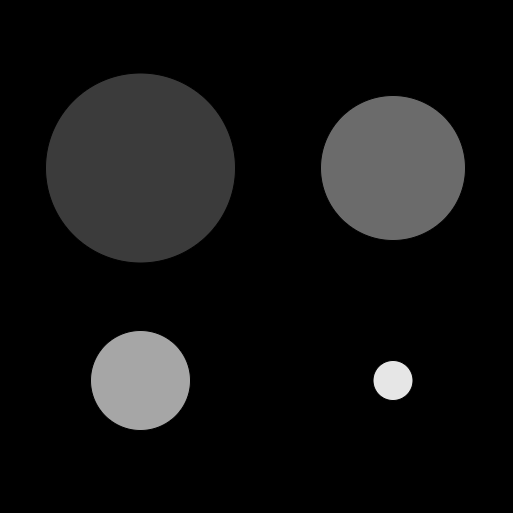
#> input picture test images/intensity_circle.png, 513 x 513 px, found by its file name
$ python ActiveContourROF.py
#> lines starting #> are read from the running program, lines starting #| are printed output that depends on the picture; after the words box and inside, x2 and y2 are one past the last pixel; in counts of white or black regions, pixels touching at a corner belong together
"""
Author: Jochem Mullink
Date: 1/5/2020
Title: ActiveContourROF

Description: This is an implementation of a decomposition
algorithm described in "Fast global minimization of
the active contour/snake model", Bresson et al, 2005.
This algorithm if based on the ROF-model. It decomposes
the image in two parts. One part (u) has small total variation
and the other part (v) has small l1-norm.
"""

import numpy as np

def gradient(x):
    """Calculate gradient from x"""
    return np.gradient(x)

def div(p1,p2):
    """Calculate the divergence between p1 and p2
    """
    shape = p1.shape
    diff0 = np.diff(np.concatenate((np.zeros((1,shape[1])),p1),axis=0),axis=0)
    diff1 = np.diff(np.concatenate((np.zeros((shape[0],1)),p2),axis=1),axis=1)
    return diff0 + diff1

def iteration(p1,p2,dt,v,theta1,g):
    """Calculate next iteration of total_variation"""
    divp = div(p1,p2)
    gradp = gradient(divp - v/theta1)
    return (p1 + dt*gradp[0])/(1 + dt/g*np.abs(gradp[0])),(p2 + dt*gradp[1])/(1 + dt/g*np.abs(gradp[1]))

def _total_variation(v, theta1, g, dt=1/16, maxit=10, tol=1.):
    """Solves minimization problem 1 from page 5.
    min_u TV(u) + ||u-v||_2
    """
    shape = v.shape
    p1 = np.zeros(shape)
    p2 = np.zeros(shape)

    p1_old = p1
    p2_old = p2
    i  = 0
    eps = tol + 1.

    while (i < maxit) & (tol < eps):
        p1, p2 = iteration(p1,p2,dt,v,theta1,g)

        i += 1
        eps = np.linalg.norm(p1-p1_old) + np.linalg.norm(p2-p2_old)
        p1_old = p1
        p2_old = p2
    return v - theta1 * div(p1,p2), i

def _lasso(diff, c):
    """Solves minimization problem 2 from page 5.
    """
    v = np.zeros(diff.shape)

    mask = diff >= c
    v[mask] = diff[mask] - c

    mask = diff <= c
    v[mask] = diff[mask] + c
    return v

def _wavelet(diff, c):

    import pywt
    coeffs = pywt.wavedec2(diff, 'db1')

    for index, coef in enumerate(coeffs):
        if type(coef) == tuple:
            coef = list(coef)
            coef = [pywt.threshold(array,lambda1*theta1) for array in coef]
            coef = tuple(coef)
            coeffs[index] = coef
        else:
            coef = pywt.threshold(coef, c)
            coeffs[index] = coef
    return pywt.waverec2(coeffs,'db1')

def _tikhonov(diff, c):
    """Solves minimization problem 2 from page 5.
    """
    return diff/(1+c)

def ActiveContourROF(image,
                     filter_type = 'tikhonov',
                     lambda1=0.1,
                     theta1=1.0,
                     epsilon=0.1,
                     maxit =100,
                     beta = None
                     ):
    """


    Parameters
    ----------
    image : np.array
        Gray values of input image
    lambda1 : float, optional
        A regularization parameter that limits the L1-norm of v. The default is 0.1.
    theta1 : float, optional
        A regularization parameter that decreases the effect of the data fidelity term.
        The default is 1.0.
    epsilon : float, optional
        Convergence criterion. The default is 0.1.
    maxit : int, optional
        Maximum number of iterations. The default is 100.

    Returns
    -------
    u,v

    """

    shape = image.shape

    if len(shape) != 2:
        raise ValueError("Input image should be a 2D array.")

    image = image - np.min(image)
    if np.max(image) != 0:
        image = image / np.max(image)

    i = 0

    gimage = gradient(image)

    if beta == None:
        g = np.ones(image.shape)
    else:
        g = 1/(1+(gimage[0]**2 + gimage[1]**2))

    new_u = np.zeros(shape)
    new_v = np.zeros(shape)
    difference = epsilon + 1.0

    while (i < maxit) & (difference > epsilon):
        i += 1

        old_u = new_u
        old_v = new_v

        diff = image - new_v
        new_u, _ = _total_variation(diff,theta1,g,maxit=60)

        diff = image - new_u

        if filter_type == 'tikhonov':
            new_v = _tikhonov(diff, c=lambda1*theta1)
        elif filter_type == 'wavelet':
            new_v = _wavelet(diff, c=lambda1*theta1)
        elif filter_type == 'lasso':
            new_v = _lasso(diff, c=lambda1*theta1)

        difference = max([np.linalg.norm(new_v-old_v,ord=1),np.linalg.norm(new_u-old_u,ord=1)])

    return new_u, new_v

if __name__ == '__main__':
    import matplotlib.pyplot as plt
    from skimage import color, io


    img = io.imread('intensity_circle.png')
#> img is the input picture: shape (513, 513, 4); mean R, G, B, A 18.8, 18.8, 18.8, 255
    # img = io.imread('CT38_13.jpg')

    img = color.rgb2gray(img)
#> img: shape (513, 513) float64
    image = img - np.mean(img)


    image = image - np.min(image)
    if np.max(image) != 0:
        image = image / np.max(image)

    image[image>0.01] = 1
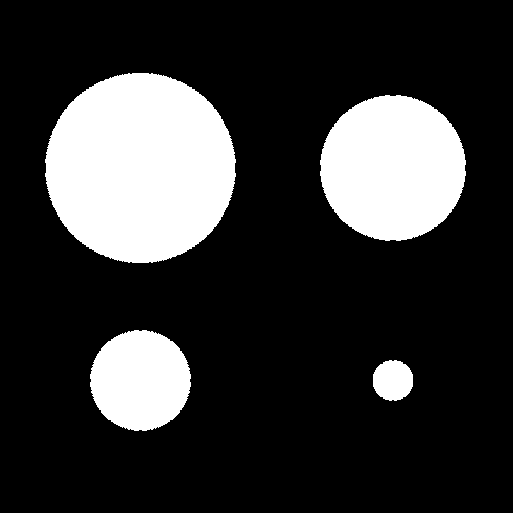
#> image: shape (513, 513) float64; min 0, max 1, mean 0.207
    image[image<=0.01] = 0
#> image: shape (513, 513) float64; values 0 (black) and 1 (white), 20.7% white; 4 white regions, box (x1, y1, x2, y2) and area: (45, 73, 236, 263) 28462, (320, 95, 466, 241) 16672, (90, 330, 191, 431) 7961, (373, 360, 413, 401) 1308


    # Feel free to play around with the parameters to see how they impact the result
    n_iterations = 10
    lambda1 = 0.1
    theta1 = .1
    beta = 1
    filter_type = 'lasso'
    u, v = ActiveContourROF(image,
                            filter_type = filter_type,
                            lambda1=lambda1,
                            theta1=theta1,
                            maxit=n_iterations,
                            beta = beta)
#> in ActiveContourROF, `gimage = gradient(image)`: gimage = 2 items
#> in ActiveContourROF, `g = 1/(1+(gimage[0]**2 + gimage[1]**2))`:
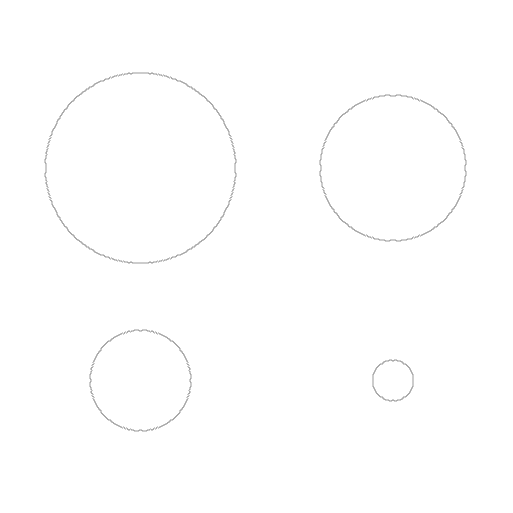
#> g: shape (513, 513) float64; min 0.667, max 1, mean 0.997
#> the loop in ActiveContourROF, `while (i < maxit) & (difference > epsilon):` made 10 passes
#> difference on passes 1 to 6: 291.3, 6.22, 7.8, 6.63, 13.71, 7.73
#> pass 1, in div (call 2), `diff0 = np.diff(np.concatenate((np.zeros((1,shape[1])),p1),axis=0),axi..`:
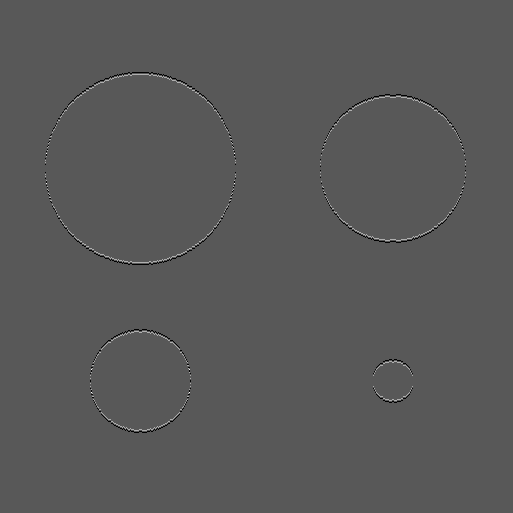
#> diff0: shape (513, 513) float64; min -0.225, max 0.426, mean -6.75e-21; drawn with min black and max white
#> pass 1, in div (call 2), `diff1 = np.diff(np.concatenate((np.zeros((shape[0],1)),p2),axis=1),axi..`:
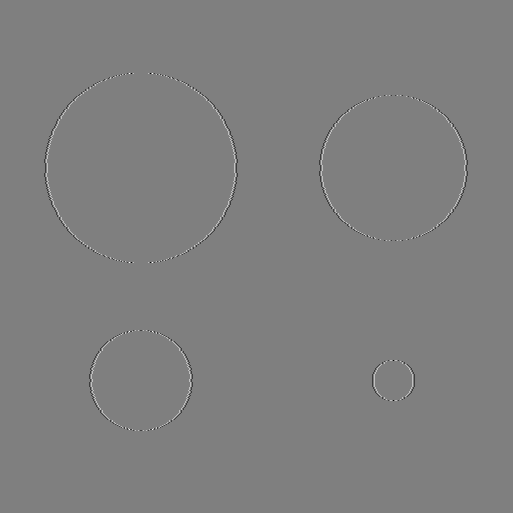
#> diff1: shape (513, 513) float64; min -0.426, max 0.426, mean -7.38e-22; drawn with min black and max white
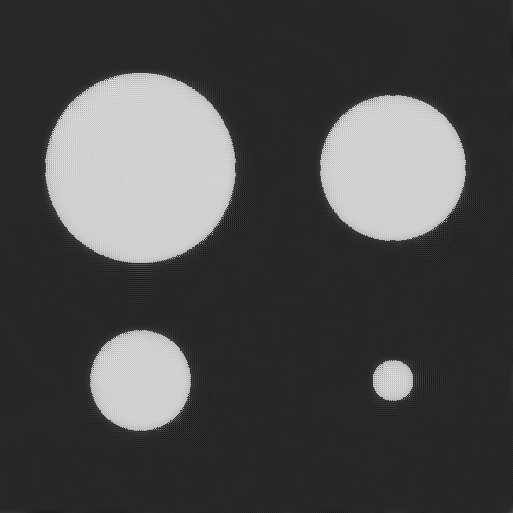
#> u: shape (513, 513) float64; min -0.246, max 1.26, mean 0.196; drawn with min black and max white

    fig, axes = plt.subplots(1, 3, figsize=(8, 8))
    ax = axes.flatten()


    ax[0].imshow(image, cmap="gray")
    ax[0].set_axis_off()
    ax[0].set_title("Original Image", fontsize=12)

    ax[1].imshow(u, cmap="gray")
    ax[1].set_axis_off()
    title = "u - {} iterations".format(n_iterations)
    ax[1].set_title(title, fontsize=12)

    ax[2].imshow(v, cmap="gray")
    ax[2].set_axis_off()
    ax[2].set_title("v", fontsize=12)

    fig.tight_layout()
    plt.show()

$ run again, with test images/fourshapes.png copied over test images/intensity_circle.png
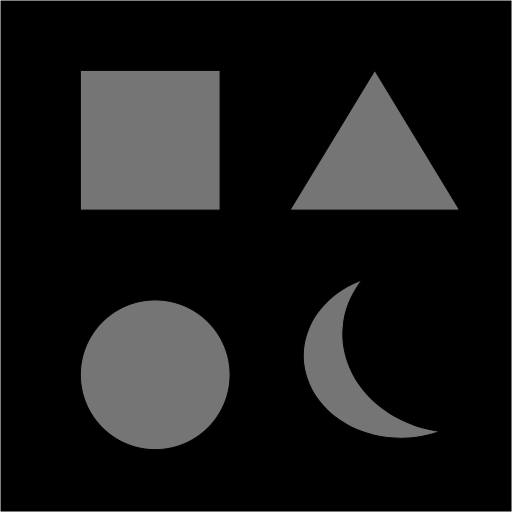
#> input picture test images/fourshapes.png, 513 x 513 px, found by its file name
#> img is the input picture: shape (513, 513, 4); mean R, G, B, A 24.2, 24.2, 24.2, 253
#> img: shape (513, 513) float64
#> `image[image>0.01] = 1`:
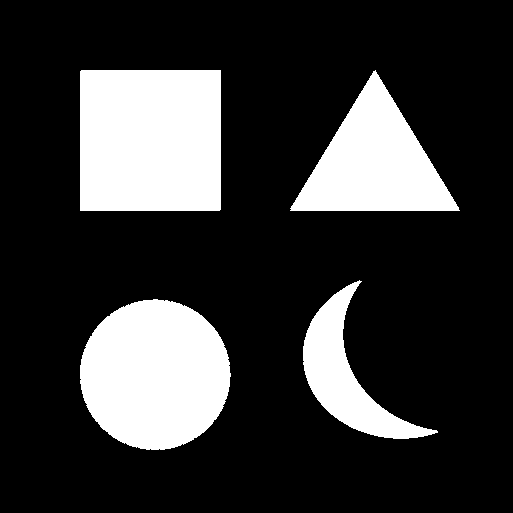
#> image: shape (513, 513) float64; min 0, max 1, mean 0.215
#> gimage = 2 items
#> the loop in ActiveContourROF, `while (i < maxit) & (difference > epsilon):` made 10 passes
#> difference on passes 1 to 6: 292.4, 10.26, 8.75, 7.39, 12.36, 8.4
#> `u, v = ActiveContourROF(image, filter_type = filter_type, lambda1=lamb..`:
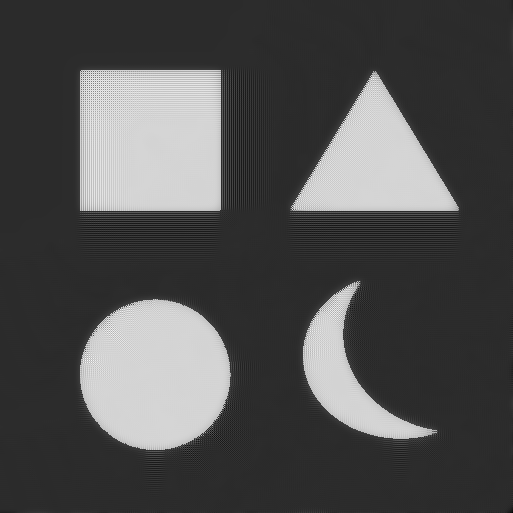
#> u: shape (513, 513) float64; min -0.271, max 1.24, mean 0.205; drawn with min black and max white

$ run again, with test images/twocircles.jpg saved as test images/intensity_circle.png
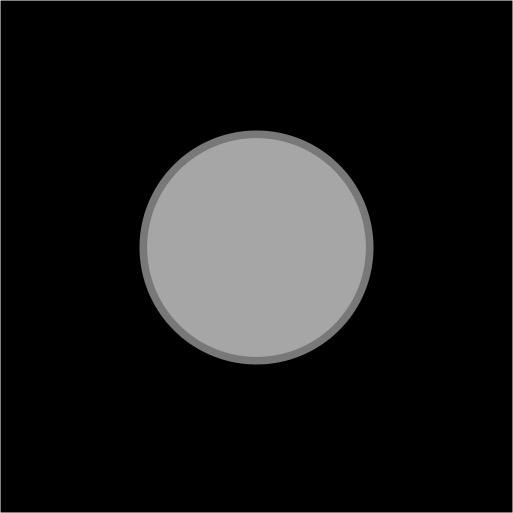
#> input picture test images/twocircles.jpg, 513 x 513 px, found by its file name
#> img is the input picture: shape (513, 513, 3); min 0, max 194, mean 27.2
#> img: shape (513, 513) float64
#> `image[image>0.01] = 1`:
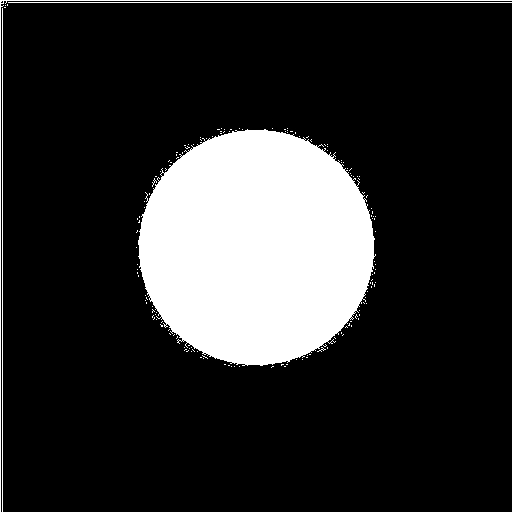
#> image: shape (513, 513) float64; min 0, max 1, mean 0.179
#> gimage = 2 items
#> the loop in ActiveContourROF, `while (i < maxit) & (difference > epsilon):` made 10 passes
#> difference on passes 1 to 5: 497.8, 24.48, 21.87, 21.46, 21.19
#> `u, v = ActiveContourROF(image, filter_type = filter_type, lambda1=lamb..`:
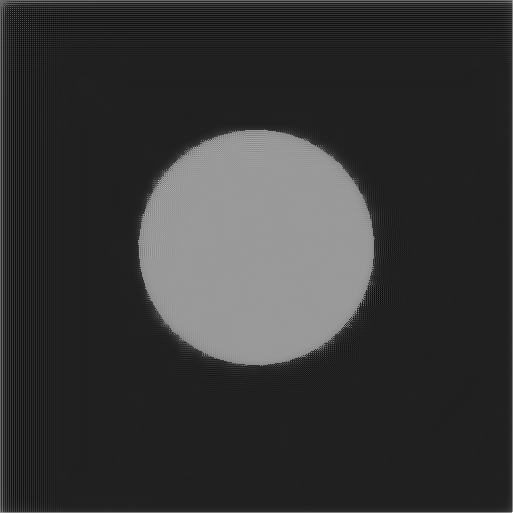
#> u: shape (513, 513) float64; min -0.28, max 1.82, mean 0.169; drawn with min black and max white
